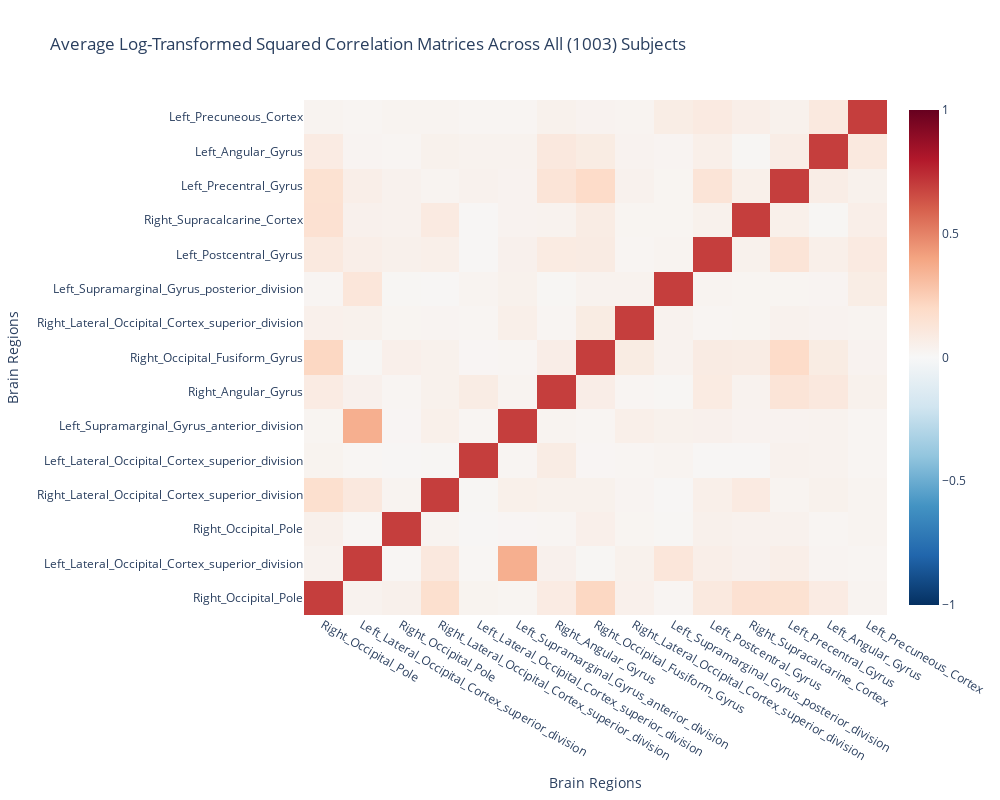

Notebook code for this chart:
### Markdown cell above
### 3. Log-transform of the squared correlations

### Code cell
log_squared_correlation_matrices = []

for filename in all_files:
    file_path = os.path.join(folder, filename)
    subject_data = np.loadtxt(file_path)
    correlation_matrix = np.corrcoef(subject_data.T)
    squared_correlation_matrix = np.square(correlation_matrix) 
    log_squared_matrix = np.log1p(squared_correlation_matrix)  # Log-transform of the squared correlation matrix
    log_squared_correlation_matrices.append(log_squared_matrix)

# Average log-transformed squared correlation matrices
log_squared_correlation_matrices = np.array(log_squared_correlation_matrices)
average_log_squared_correlation_matrix = np.mean(log_squared_correlation_matrices, axis=0)

# Create unique coordinates for the x and y axes
unique_coordinates = list(range(len(region_labels)))

# Create a hover text matrix 
hover_text = np.empty_like(average_correlation_matrix, dtype=object)
for i, row_label in enumerate(region_labels):
    for j, col_label in enumerate(region_labels):
        hover_text[i, j] = f"Region 1: {row_label}<br>Region 2: {col_label}<br>Correlation: {average_correlation_matrix[i, j]:.3f}"

# Plot the correlation matrix
fig = go.Figure(
    data=go.Heatmap(
        z=average_log_squared_correlation_matrix,
        x=unique_coordinates,  
        y=unique_coordinates, 
        text=hover_text,     
        hoverinfo="text",     
        colorscale="RdBu_r",  
        zmin=-1, zmax=1     
    )
)
    
fig.update_layout(
    title=" Average Log-Transformed Squared Correlation Matrices Across All (1003) Subjects",
    xaxis=dict(
        title="Brain Regions",
        tickmode="array",
        tickvals=unique_coordinates,
        ticktext=region_labels
    ),
    yaxis=dict(
        title="Brain Regions",
        tickmode="array",
        tickvals=unique_coordinates,
        ticktext=region_labels,
    ),
    width=1000,
    height=800,
)

fig.show()

### Figure 1 — Plotly figure (JSON) as saved in the notebook; plotly's stock layout.template omitted (floating-point values rounded to 4 significant figures; data arrays with more than 128 entries replaced by an {"elided": "..."} marker saying what was removed)
{"data": [{"colorscale": [[0, "rgb(5,48,97)"], [0.1, "rgb(33,102,172)"], [0.2, "rgb(67,147,195)"], [0.3, "rgb(146,197,222)"], [0.4, "rgb(209,229,240)"], [0.5, "rgb(247,247,247)"], [0.6, "rgb(253,219,199)"], [0.7, "rgb(244,165,130)"], [0.8, "rgb(214,96,77)"], [0.9, "rgb(178,24,43)"], [1, "rgb(103,0,31)"]], "hoverinfo": "text", "text": {"elided": "15x15 str values"}, "type": "heatmap", "x": [0, 1, 2, 3, 4, 5, 6, 7, 8, 9, 10, 11, 12, 13, 14], "y": [0, 1, 2, 3, 4, 5, 6, 7, 8, 9, 10, 11, 12, 13, 14], "z": {"elided": "15x15 float values"}, "zmax": 1, "zmin": -1}], "layout": {"height": 800, "title": {"text": " Average Log-Transformed Squared Correlation Matrices Across All (1003) Subjects"}, "width": 1000, "xaxis": {"tickmode": "array", "ticktext": ["Right_Occipital_Pole", "Left_Lateral_Occipital_Cortex_superior_division", "Right_Occipital_Pole", "Right_Lateral_Occipital_Cortex_superior_division", "Left_Lateral_Occipital_Cortex_superior_division", "Left_Supramarginal_Gyrus_anterior_division", "Right_Angular_Gyrus", "Right_Occipital_Fusiform_Gyrus", "Right_Lateral_Occipital_Cortex_superior_division", "Left_Supramarginal_Gyrus_posterior_division", "Left_Postcentral_Gyrus", "Right_Supracalcarine_Cortex", "Left_Precentral_Gyrus", "Left_Angular_Gyrus", "Left_Precuneous_Cortex"], "tickvals": [0, 1, 2, 3, 4, 5, 6, 7, 8, 9, 10, 11, 12, 13, 14], "title": {"text": "Brain Regions"}}, "yaxis": {"tickmode": "array", "ticktext": ["Right_Occipital_Pole", "Left_Lateral_Occipital_Cortex_superior_division", "Right_Occipital_Pole", "Right_Lateral_Occipital_Cortex_superior_division", "Left_Lateral_Occipital_Cortex_superior_division", "Left_Supramarginal_Gyrus_anterior_division", "Right_Angular_Gyrus", "Right_Occipital_Fusiform_Gyrus", "Right_Lateral_Occipital_Cortex_superior_division", "Left_Supramarginal_Gyrus_posterior_division", "Left_Postcentral_Gyrus", "Right_Supracalcarine_Cortex", "Left_Precentral_Gyrus", "Left_Angular_Gyrus", "Left_Precuneous_Cortex"], "tickvals": [0, 1, 2, 3, 4, 5, 6, 7, 8, 9, 10, 11, 12, 13, 14], "title": {"text": "Brain Regions"}}}}
